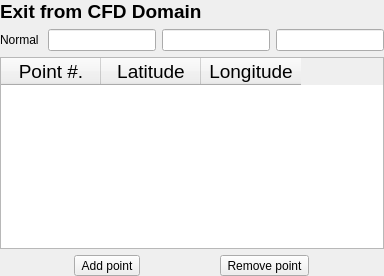
             <widget class="QWidget" name="Pg1_BB_Exit">
              <layout class="QVBoxLayout" name="verticalLayout_16">
               <property name="leftMargin">
                <number>0</number>
               </property>
               <property name="topMargin">
                <number>0</number>
               </property>
               <property name="rightMargin">
                <number>0</number>
               </property>
               <property name="bottomMargin">
                <number>0</number>
               </property>
               <item>
                <widget class="QLabel" name="Lbl_BB_ExitH2">
                 <property name="font">
                  <font>
                   <pointsize>14</pointsize>
                   <weight>75</weight>
                   <bold>true</bold>
                  </font>
                 </property>
                 <property name="text">
                  <string>&lt;html&gt;&lt;head/&gt;&lt;body&gt;&lt;p&gt;Exit from CFD Domain&lt;/p&gt;&lt;/body&gt;&lt;/html&gt;</string>
                 </property>
                </widget>
               </item>
               <item>
                <layout class="QHBoxLayout" name="HLY_BB_ExitNormal">
                 <item>
                  <widget class="QLabel" name="Lbl_BB_ExitNormal">
                   <property name="text">
                    <string>Normal </string>
                   </property>
                  </widget>
                 </item>
                 <item>
                  <widget class="QLineEdit" name="Led_BB_ExitNx"/>
                 </item>
                 <item>
                  <widget class="QLineEdit" name="Led_BB_ExitNy"/>
                 </item>
                 <item>
                  <widget class="QLineEdit" name="Led_BB_ExitNz"/>
                 </item>
                </layout>
               </item>
               <item>
                <widget class="QTableWidget" name="Tbl_BB_ExitIntePt">
                 <property name="font">
                  <font>
                   <pointsize>14</pointsize>
                  </font>
                 </property>
                 <column>
                  <property name="text">
                   <string>Point #.</string>
                  </property>
                 </column>
                 <column>
                  <property name="text">
                   <string>Latitude</string>
                  </property>
                 </column>
                 <column>
                  <property name="text">
                   <string>Longitude</string>
                  </property>
                 </column>
                </widget>
               </item>
               <item>
                <layout class="QHBoxLayout" name="HLY_BB_ExitAddPt">
                 <item>
                  <widget class="QToolButton" name="Btn_BB_EntryAddPt">
                   <property name="text">
                    <string>Add point</string>
                   </property>
                  </widget>
                 </item>
                 <item>
                  <widget class="QToolButton" name="Btn_BB_EntryRemPt">
                   <property name="text">
                    <string>Remove point</string>
                   </property>
                  </widget>
                 </item>
                </layout>
               </item>
              </layout>
             </widget>
